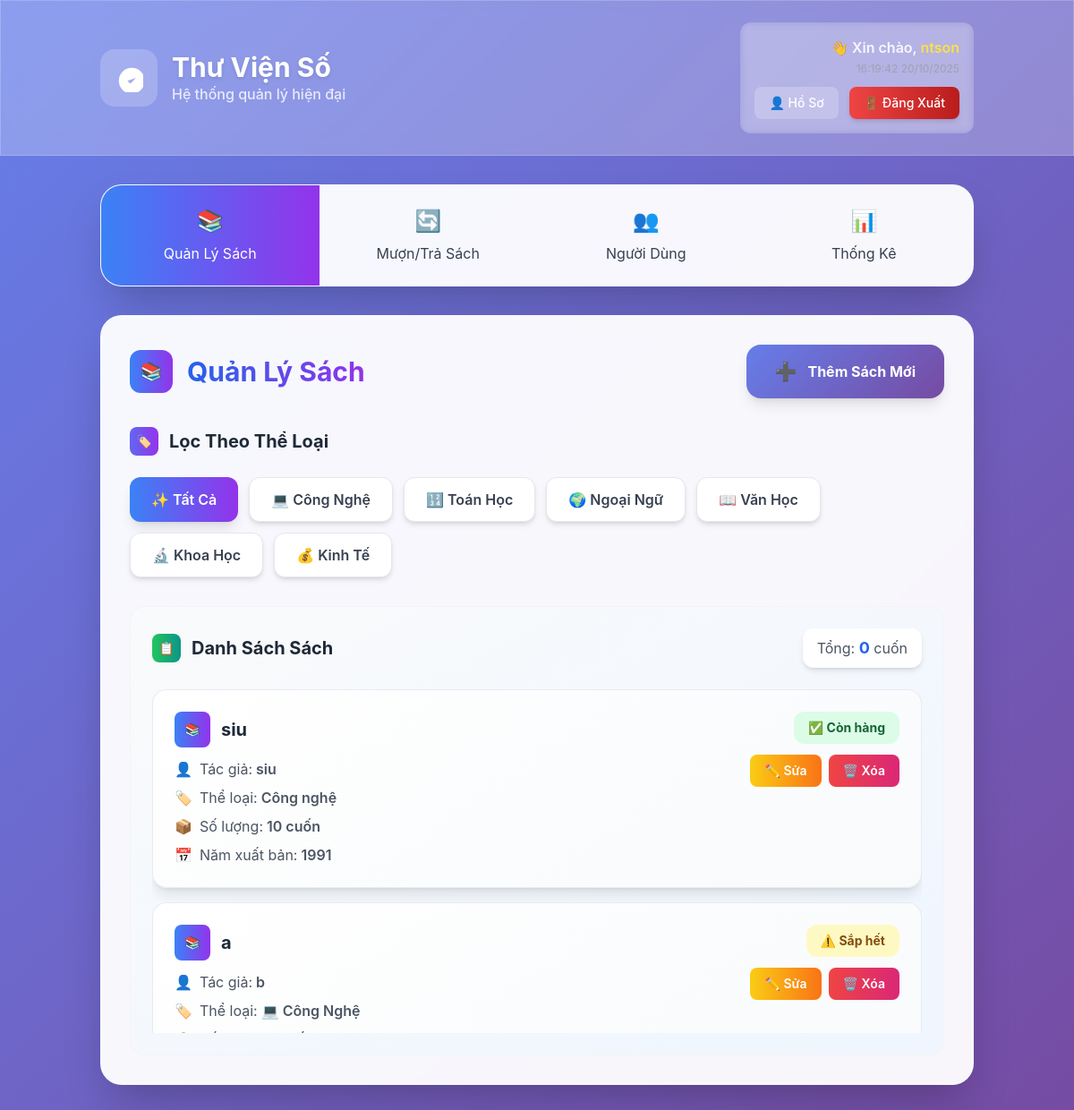
Before: /Librarian/managebook/ (signed in) with the older database file.
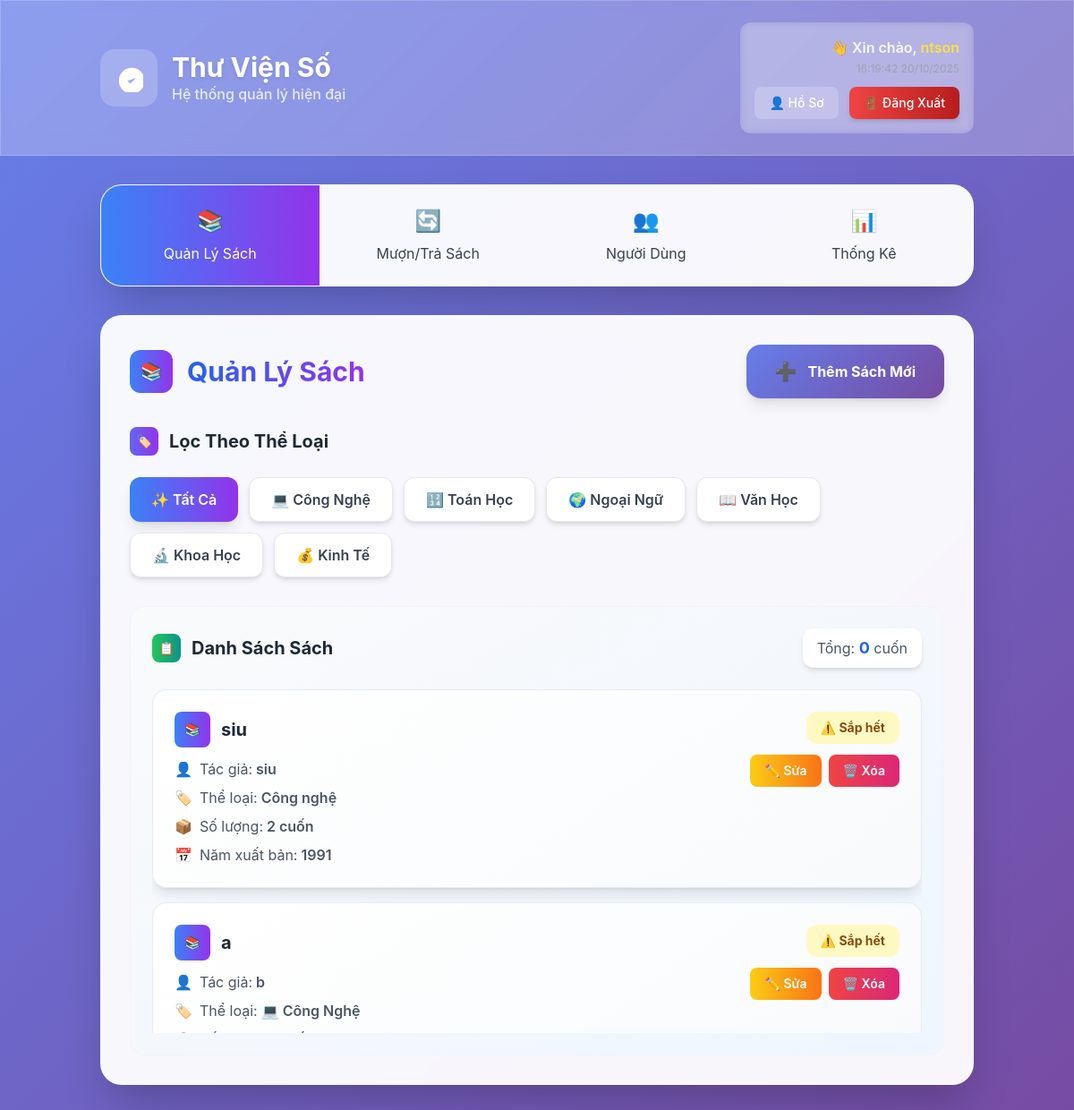
After: the same page with the newer database file.
### Librarian/models.py (models this page shows, shortened)
class Book(models.Model):
    STATUS_CHOICES = [
        ('available', 'Available'),
        ('unavailable', 'Unavailable'),
    ]
    book_id = models.AutoField(primary_key=True)
    title = models.CharField(max_length=255)
    author = models.CharField(max_length=255)
    year = models.IntegerField(blank=True, null=True)
    category = models.CharField(max_length=100, blank=True, null=True)
    quantity = models.PositiveIntegerField(default=0)
    status = models.CharField(max_length=20, choices=STATUS_CHOICES, default='available')
    description = models.TextField(blank=True, null=True)

### Librarian/views.py (the view, shortened to what this page needs)
# urls.py: path('managebook/', views.librarian_dashboard, name='managebook'),
@login_required
def librarian_dashboard(request):
    profile = UserProfile.objects.get(user=request.user)
    if profile.role != 'librarian':
        return redirect('library:home')
    users_only = UserProfile.objects.filter(role='user').order_by("id")
    paginator = Paginator(users_only, 5)
    page_number = request.GET.get("page")
    page_obj = paginator.get_page(page_number)
    books = Book.objects.all()
    categories = Book.objects.values_list('category', flat=True).distinct()
    librarian_name = profile.name or profile.user.username
    records_all = BorrowRecord.objects.select_related("user", "book").all()
    today = now().date()
    for record in records_all:
        if record.due_date and record.due_date < today and record.status == 'borrowed':
            record.status = 'overdue'
            record.save()
    records_borrowed = records_all.filter(status__in=['borrowed', 'overdue'])
    records_ovedue = records_all.filter(status= 'overdue')
    records_history = records_all.filter(status='returned')
    total_borrowed = records_borrowed.count()
    total_history = records_history.count()
    total_books = Book.objects.count()
    context = {
        'users': page_obj.object_list,
        'page_obj': page_obj,
        'books': books,
        'categories': categories,
        'librarian_name': librarian_name,
        'profile': profile,
        'records_borrowed': records_borrowed,
        'records_history': records_history,
        'total_borrowed': total_borrowed,
        'total_history': total_history,
        'total_books': total_books,
        'records_ovedue':records_ovedue,
    }
    return render(request, 'managebook.html', context)

### account/models.py (called while the page is built)
    def get_full_name(self):
        return self.name or self.user.username or self.user.get_full_name()

### Librarian/templates/managebook.html (shortened to what the changed rows need)
{% extends "librarian_dashboard.html" %} {% block content %}
<div
  id="quanLySach"
  class="section bg-white/95 backdrop-blur-sm rounded-3xl shadow-2xl p-8 mb-8 card-hover border border-white/20"
>
  <div class="flex justify-between items-center mb-8">
    <div class="flex items-center space-x-4">
      <h2
        class="text-3xl font-bold bg-gradient-to-r from-blue-600 to-purple-600 bg-clip-text text-transparent"
      >
      </h2>
    </div>
  </div>
  <div
    class="bg-gradient-to-br from-gray-50 to-blue-50 rounded-2xl p-6 border border-gray-100"
  >
    <div
      id="bookList"
      class="max-h-96 overflow-y-auto scrollbar-hide space-y-4"
    >
      {% for book in books %}
      <div
        class="book-item book-card p-6 rounded-2xl shadow-lg hover:shadow-xl transition-all duration-300 fade-in-up"
        data-category="{{ book.category|slugify }}"
      >
        <div class="flex justify-between items-start">
          <div class="flex-1">
            <div class="flex items-center space-x-3 mb-3">
              <div
                class="w-10 h-10 bg-gradient-to-r from-blue-500 to-purple-600 rounded-lg flex items-center justify-center"
              >
                <span class="text-white text-sm"> 📚 </span>
              </div>
              <h4 class="text-xl font-bold text-gray-800">{{ book.title }}</h4>
            </div>
            <div class="space-y-2 text-gray-600">
              <p class="flex items-center">
                <span class="mr-2">👤</span> Tác giả:
                <span class="font-semibold ml-1">{{ book.author }}</span>
              </p>
              <p class="flex items-center">
                <span class="mr-2">🏷️</span> Thể loại:
                <span class="font-semibold ml-1">{{ book.category }}</span>
              </p>
              <p class="flex items-center">
                <span class="mr-2">📦</span> Số lượng:
                <span class="font-semibold ml-1">{{ book.quantity }} cuốn</span>
              </p>
              <p class="flex items-center">
                <span class="mr-2">📅</span> Năm xuất bản:
                <span class="font-semibold ml-1">{{ book.year }}</span>
              </p>
            </div>
          </div>
          <div class="flex flex-col space-y-3 items-end">
            {% if book.quantity > 5 %}
            <span
              class="status-badge bg-green-100 text-green-800 px-4 py-2 rounded-xl text-sm font-bold"
              >✅ Còn hàng</span
            >
            {% elif book.quantity > 0 %}
            <span
              class="status-badge bg-yellow-100 text-yellow-800 px-4 py-2 rounded-xl text-sm font-bold"
              >⚠️ Sắp hết</span
            >
            {% else %}
            <span
              class="status-badge bg-red-100 text-red-800 px-4 py-2 rounded-xl text-sm font-bold"
              >❌ Hết hàng</span
            >
            {% endif %}
            <div class="flex space-x-2">
              <button
                onclick="editBook({{ book.book_id }})"
                class="bg-gradient-to-r from-yellow-400 to-orange-500 text-white px-4 py-2 rounded-lg hover:shadow-lg transition-all duration-300 text-sm font-semibold"
              >
                ✏️ Sửa
              </button>
              <button
                onclick="deleteBook({{ book.book_id }})"
                class="bg-gradient-to-r from-red-500 to-pink-600 text-white px-4 py-2 rounded-lg hover:shadow-lg transition-all duration-300 text-sm font-semibold"
              >
                🗑️ Xóa
              </button>
            </div>
          </div>
        </div>
      </div>
      {% endfor %}
    </div>
  </div>
</div>
{% include "bookstatistics.html" %}
{% endblock %}

Changed rows visible on the page:
changed Book "siu": quantity "10" → "2"; quantity "✅ Còn hàng" → "⚠️ Sắp hết"
